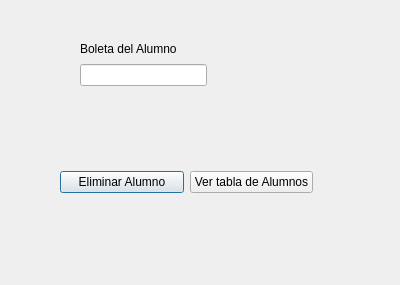
<?xml version="1.0" encoding="UTF-8"?>
<ui version="4.0">
 <class>Dialog</class>
 <widget class="QDialog" name="Dialog">
  <property name="geometry">
   <rect>
    <x>0</x>
    <y>0</y>
    <width>400</width>
    <height>285</height>
   </rect>
  </property>
  <property name="windowTitle">
   <string>Borrar Alumnos</string>
  </property>
  <widget class="QWidget" name="layoutWidget">
   <property name="geometry">
    <rect>
     <x>80</x>
     <y>40</y>
     <width>127</width>
     <height>46</height>
    </rect>
   </property>
   <layout class="QVBoxLayout" name="verticalLayout">
    <item>
     <widget class="QLabel" name="label">
      <property name="text">
       <string>Boleta del Alumno</string>
      </property>
     </widget>
    </item>
    <item>
     <widget class="QLineEdit" name="Boleta"/>
    </item>
   </layout>
  </widget>
  <widget class="QWidget" name="layoutWidget">
   <property name="geometry">
    <rect>
     <x>60</x>
     <y>170</y>
     <width>253</width>
     <height>25</height>
    </rect>
   </property>
   <layout class="QHBoxLayout" name="horizontalLayout">
    <item>
     <widget class="QPushButton" name="Eliminar">
      <property name="text">
       <string>Eliminar Alumno</string>
      </property>
     </widget>
    </item>
    <item>
     <widget class="QPushButton" name="Ver">
      <property name="text">
       <string>Ver tabla de Alumnos</string>
      </property>
     </widget>
    </item>
   </layout>
  </widget>
 </widget>
 <resources/>
 <connections/>
</ui>
